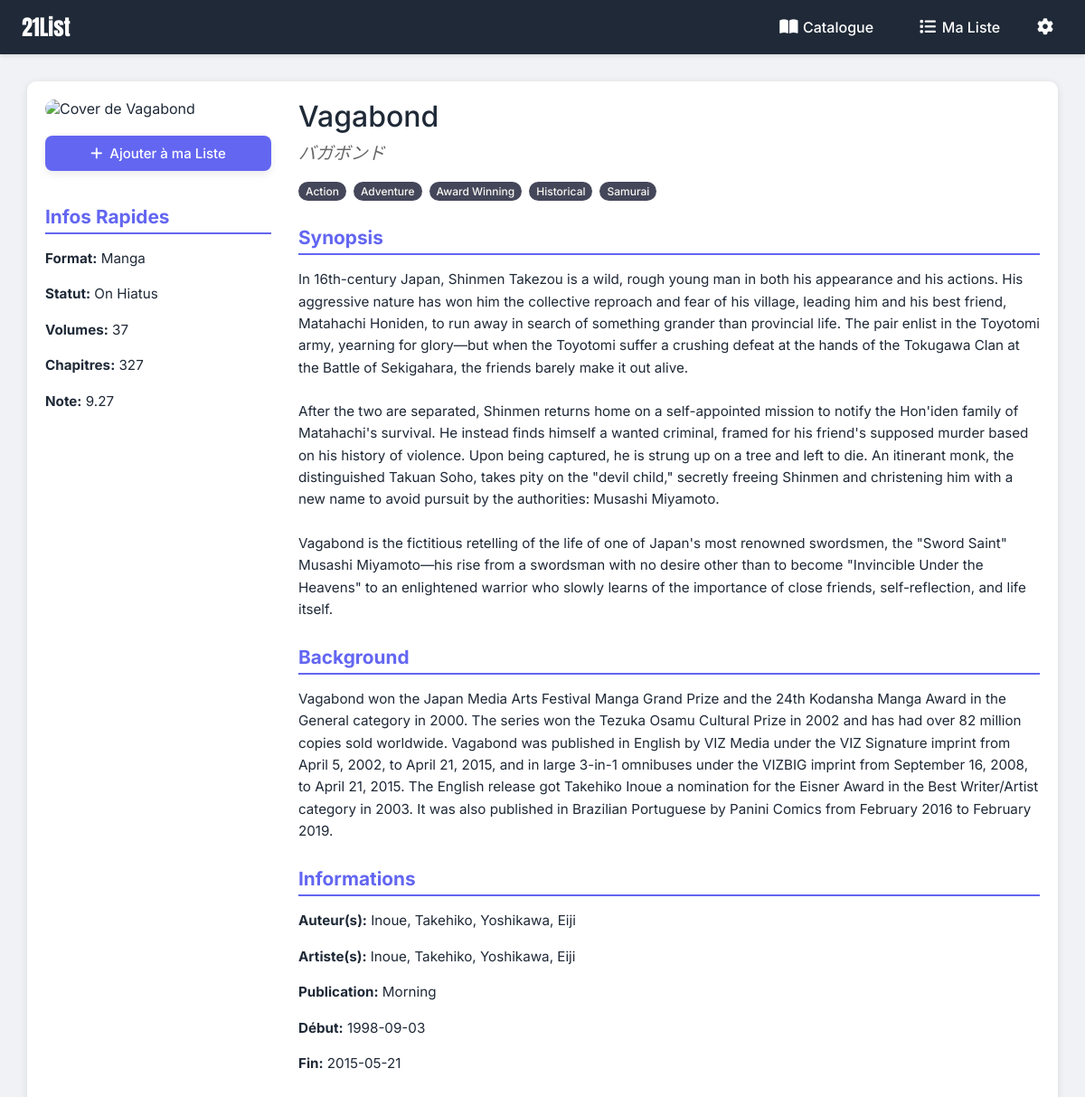
Page /detail_manga.php?id=23&from=catalogue on the committed database.
### tables this page shows
CREATE TABLE `catalogue` (
  `id` int(11) NOT NULL,
  `mal_id` int(11) DEFAULT NULL,
  `title` varchar(255) NOT NULL,
  `title_english` varchar(255) DEFAULT NULL,
  `title_japanese` varchar(255) DEFAULT NULL,
  `slug` varchar(255) DEFAULT NULL,
  `author` varchar(255) NOT NULL,
  `artist` varchar(255) DEFAULT NULL,
  `genre` text,
  `demographic` varchar(50) DEFAULT NULL,
  `cover_image` varchar(255) DEFAULT NULL,
  `banner_image` varchar(255) DEFAULT NULL,
  `trailer_url` varchar(255) DEFAULT NULL,
  `average_rating` decimal(3,2) DEFAULT NULL,
  `popularity_rank` int(11) DEFAULT NULL,
  `members_count` int(11) NOT NULL DEFAULT '0',
  `jikan_score` decimal(4,2) DEFAULT NULL,
  `created_at` timestamp NOT NULL DEFAULT CURRENT_TIMESTAMP,
  `updated_at` timestamp NOT NULL DEFAULT CURRENT_TIMESTAMP ON UPDATE CURRENT_TIMESTAMP,
  `type` varchar(50) DEFAULT NULL,
  `synopsis` text,
  `background_info` text,
  `status_publication` varchar(50) DEFAULT NULL,
  `start_date` date DEFAULT NULL,
  `end_date` date DEFAULT NULL,
  `num_volumes` int(11) DEFAULT NULL,
  `num_chapters` int(11) DEFAULT NULL,
  `num_episodes` int(11) DEFAULT NULL,
  `season` varchar(100) DEFAULT NULL,
  `studio` varchar(255) DEFAULT NULL,
  `magazine_serialization` varchar(255) DEFAULT NULL
);

### detail_manga.php (the view, shortened to what this page needs)
<?php
include 'config.php';
$manga = null;
$error_message = '';
$manga_id = null;
if (isset($_GET['id']) && filter_var($_GET['id'], FILTER_VALIDATE_INT)) {
     $manga_id = (int)$_GET['id'];
} else {
    $error_message = "ID de Manga invalide ou manquant.";
}
if ($manga_id && empty($error_message)) {
     try {
        $stmt = $conn->prepare("SELECT * FROM catalogue WHERE id = ?");
        $stmt->bind_param("i", $manga_id);
        $stmt->execute();
        $result = $stmt->get_result();
        if ($result->num_rows === 1) {
           $manga = $result->fetch_assoc();
        } else {
           $error_message = "Manga non trouvé dans le catalogue (ID: $manga_id).";
        }
     } catch (Exception $e) {
         $error_message = "Erreur: " . $e->getMessage();
     }
}
function display_stat($label, $value) {
   if (!empty($value)) {
     echo '<p class="detail-stats-item"><strong>' . htmlspecialchars($label) . ':</strong> ' . htmlspecialchars($value) . '</p>';
   }
}
?>
<!DOCTYPE html>
<html lang="fr" class="no-transition">
<head>
     <link rel="stylesheet" href="https://cdnjs.cloudflare.com/ajax/libs/font-awesome/6.5.0/css/all.min.css">
    <link rel="stylesheet" href="assets/css/style.css">
</head>
<body class="no-transition">
    <?php include 'navbar.php'; ?>
    <div class="detail-page-container">
        <?php if (!empty($error_message)): ?>
            <p class="error-message"><?= htmlspecialchars($error_message) ?></p>
        <?php elseif ($manga): ?>
            <div class="detail-grid">
                <aside class="detail-left">
                    <img class="cover-image-large" src="<?= htmlspecialchars($manga['cover_image'] ?? 'covers/default_cover.jpg') ?>" alt="Cover de <?= htmlspecialchars($manga['title']) ?>" onerror="this.onerror=null;this.src='covers/default_cover.jpg';">
                    <div class="detail-actions">
                       <button type="button" class="btn confirm"><i class="fas fa-plus"></i> Ajouter à ma Liste</button>
                    </div>
                    <div class="detail-stats detail-section">
                       <h4>Infos Rapides</h4>
                       <?php display_stat("Format", $manga['type']); ?>
                    </div>
                </aside>
                <main class="detail-right">
                    <div class="detail-titles">
                         <h1><?= htmlspecialchars($manga['title']) ?></h1>
                         <?php if (!empty($manga['title_japanese'])): ?>
                           <h2><?= htmlspecialchars($manga['title_japanese']) ?></h2>
                         <?php endif; ?>
                    </div>
                    <?php
                        if (!empty($manga['genre'])):
                         $genres = explode(',', $manga['genre']);
                    ?>
                     <div class="detail-genres">
                         <?php foreach ($genres as $genre_item): ?>
                            <span class="genre-tag"><?= htmlspecialchars(trim($genre_item)) ?></span>
                         <?php endforeach; ?>
                     </div>
                    <?php endif; ?>
                    <?php
                        $synopsis_a_afficher = '';
                        if (!empty($manga['synopsis_fr'])) {
                            $synopsis_a_afficher = $manga['synopsis_fr'];
                        } elseif (!empty($manga['synopsis'])) {
                            $synopsis_a_afficher = $manga['synopsis'];
                        }
                        if (!empty($synopsis_a_afficher)):
                            $cleaned_synopsis = str_replace("[Written by MAL Rewrite]", "", $synopsis_a_afficher);
                            $cleaned_synopsis = trim($cleaned_synopsis);
                    ?>
                     <div class="detail-section">
                        <h4>Synopsis</h4>
                        <p><?= nl2br(htmlspecialchars($cleaned_synopsis)) ?></p>
                     </div>
                    <?php endif; ?>
                     <?php
                     if (!empty($manga['background_info'])): ?>
                     <div class="detail-section">
                        <h4>Background</h4>
                         <p><?= nl2br(htmlspecialchars($manga['background_info'])) ?></p>
                     </div>
                     <?php endif; ?>
                     <div class="detail-section">
                        <h4>Informations</h4>
                     </div>
                </main>
            </div>
        <?php else: ?>
             <p class="error-message">Le manga demandé n'a pas pu être chargé.</p>
        <?php endif; ?>
    </div>
</body>
</html>

### assets/css/style.css (style rules this page uses)
:root { --bg-color: #f8f9fa; --card-bg: #ffffff; --accent-color: #4f46e5; --accent-hover: #4338ca; --text-color: #1f2937; --navbar-color: #333; --border-radius: 10px; --modal-bg-color: #ffffff; }
html.no-transition *, body.no-transition * { transition: none; }
body, .home-container, .grid-container, .navbar, #editModal, #addModal, #settings-modal, button, .btn { transition: background-color 0.4s, color 0.4s, border-color 0.4s, transform 0.3s; }
body { font-family: 'Inter', sans-serif; font-weight: 400; color: var(--text-color); background-color: var(--bg-color); margin: 0; padding: 0; box-sizing: border-box; }
h1, h2 { text-align: center; font-weight: 500; }
h1 { margin-top: 25px; margin-bottom: 25px; }
h2 { margin-top: 20px; margin-bottom: 20px; }
button { cursor: pointer; border: none; background: none; padding: 0; font-family: inherit; }
.genre-tag { background-color: #44475a; color: #f8f8f2; padding: 3px 8px; border-radius: 12px; font-size: 0.75em; font-weight: 500; text-transform: capitalize; }
.btn { padding: 10px 18px; border-radius: 8px; font-size: 15px; font-weight: 500; display: inline-flex; align-items: center; justify-content: center; gap: 8px; cursor: pointer; transition: background-color 0.3s ease, box-shadow 0.2s ease, transform 0.1s ease; color: white; text-align: center; border: none; -webkit-appearance: none; appearance: none; }
.btn i { font-size: 1em; line-height: 1; }
.btn.confirm, .btn.go-catalogue, .btn.go-liste { background-color: var(--accent-color); box-shadow: 0 4px 8px rgba(0,0,0,0.08); color: white; }

### detail_manga.php (style rules this page uses)
body { background-color: var(--bg-color); }
.detail-page-container { max-width: 1100px; margin: 30px auto; padding: 20px; background-color: var(--card-bg); border-radius: var(--border-radius); box-shadow: 0 2px 10px rgba(0,0,0,0.1); }
.detail-grid { display: grid; grid-template-columns: 250px 1fr; gap: 30px; }
.detail-left { grid-column: 1 / 2; }
.detail-left .cover-image-large { width: 100%; height: auto; border-radius: var(--border-radius); margin-bottom: 20px; }
.detail-actions .btn { margin-bottom: 10px; width: 100%; box-sizing: border-box; }
.detail-right { grid-column: 2 / 3; text-align: left; }
.detail-titles h1, .detail-titles h2 { margin: 0 0 10px 0; text-align: left; line-height: 1.2; }
.detail-titles h1 { font-size: 2em; color: var(--text-color); }
.detail-titles h2 { font-size: 1.2em; color: #666; font-weight: 400; font-style: italic; }
.detail-genres { display: flex; flex-wrap: wrap; gap: 8px; margin: 20px 0; }
.detail-section { margin-bottom: 25px; }
.detail-section h4 { font-size: 1.3em; margin-bottom: 10px; border-bottom: 2px solid var(--accent-color); padding-bottom: 5px; color: var(--accent-color); }
.detail-section p, .detail-stats-item { font-size: 0.95em; line-height: 1.6; color: var(--text-color); margin-bottom: 5px; }

### rows in the picture
catalogue: type "Manga On Hiatus 37 327 9.27 Inoue, Takehiko, Yoshikawa, Eiji Inoue, Takehiko, Yoshikawa, Eiji Morning 1998-09-03 2015-05-21", title "Vagabond", title_japanese "バガボンド", genre "Action", genre "Adventure", genre "Award Winning", genre "Historical", genre "Samurai", synopsis "In 16th-century Japan, Shinmen Takezou is a wild, rough young man in both his appearance and his actions. His aggressive nature has won him the collective reproach and fear of his village, leading him and his best friend, Matahachi Honiden, to run away in search of something grander than provincial life. The pair enlist in the Toyotomi army, yearning for glory—but when the Toyotomi suffer a crushing defeat at the hands of the Tokugawa Clan at the Battle of Sekigahara, the friends barely make it out alive. After the two are separated, Shinmen returns home on a self-appointed mission to notify the Hon'iden family of Matahachi's survival. He instead finds himself a wanted criminal, framed for…", background_info "Vagabond won the Japan Media Arts Festival Manga Grand Prize and the 24th Kodansha Manga Award in the General category in 2000. The series won the Tezuka Osamu Cultural Prize in 2002 and has had over 82 million copies sold worldwide. Vagabond was published in English by VIZ Media under the VIZ Signature imprint from April 5, 2002, to April 21, 2015, and in large 3-in-1 omnibuses under the VIZBIG imprint from September 16, 2008, to April 21, 2015. The English release got Takehiko Inoue a nomination for the Eisner Award in the Best Writer/Artist category in 2003. It was also published in Brazilian Portuguese by Panini Comics from February 2016 to February 2019."

### other values in the picture
$label "Format Statut Volumes Chapitres Note Auteur(s) Artiste(s) Publication Début Fin"
